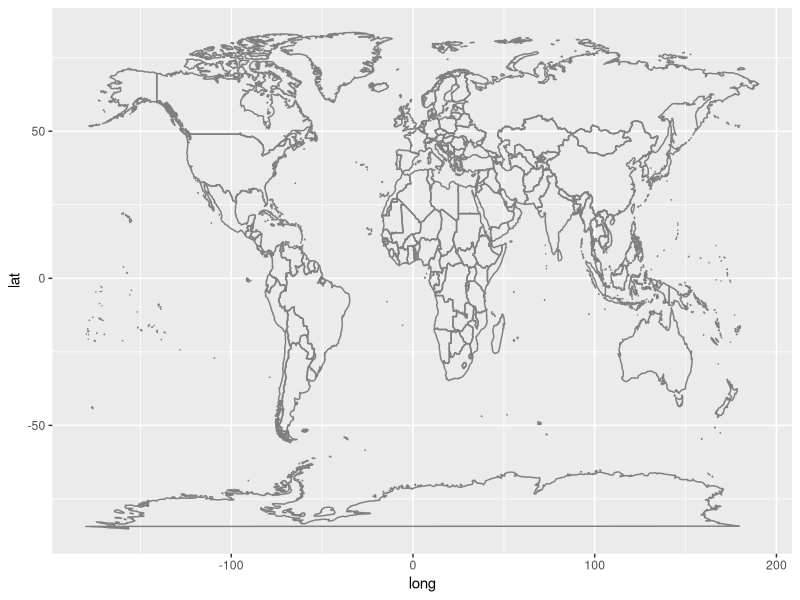
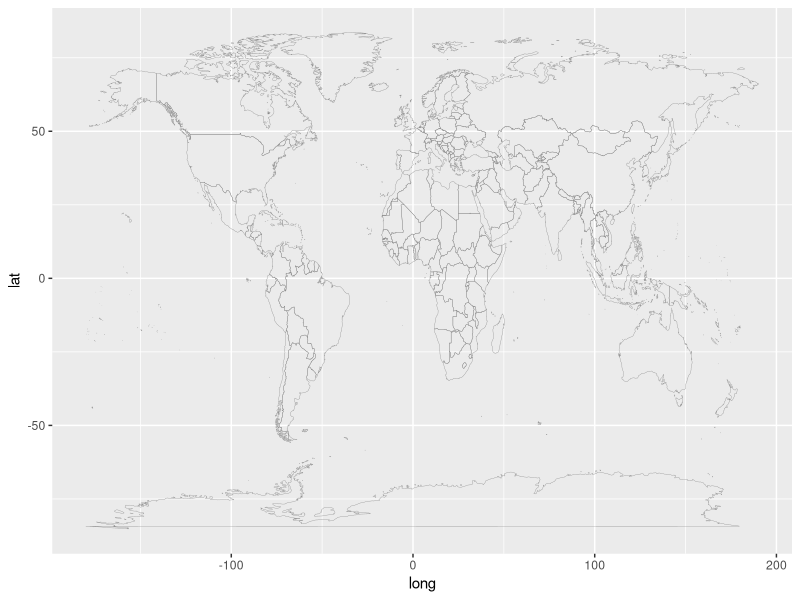
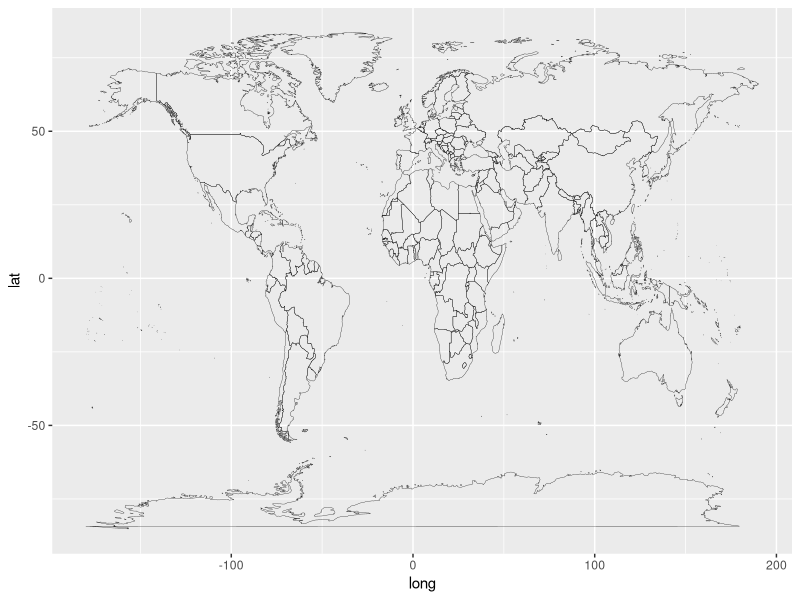

Write R code to recreate these figures, in order. (Note: this script raises an error after producing the figures.)
## ---- chunk 1
knitr::opts_chunk$set(echo = TRUE)
## ---- chunk 2
library(tidyverse)
library(maps)
## ---- chunk 3
ggplot() +
  borders()
## ---- chunk 4
ggplot() +
  borders(size = 0.1)    # thin borders
## ---- chunk 5
ggplot() +
  borders(size = 0.1,
          colour = "black")    # thin, black borders
## ---- chunk 6
ggplot() +
  borders(size = 0.1,
          colour = "black") +    # thin, black borders
  scale_x_continuous(breaks = seq(-180, 180, 90),
                     minor_breaks = seq(-180, 180, 30),
                     labels = unlist(
                       lapply(seq(-180, 180, 90),
                              function(x) ifelse(x < 0,
                                                 parse(text = paste0(x, "^o", "*W")),
                                                 ifelse(x > 0,
                                                        parse(text = paste0(x, "^o", "*E")),
                                                        parse(text = paste0(x, "^o"))))
                              ))) +
  scale_y_continuous(breaks = seq(-90, 90, 45),
                     minor_breaks = seq(-90, 90, 15),
                     labels = unlist(
                       lapply(seq(-90, 90, 45),
                              function(x) ifelse(x < 0,
                                                 parse(text = paste0(x, "^o", "*S")),
                                                 ifelse(x > 0,
                                                        parse(text = paste0(x, "^o", "*N")),
                                                        parse(text = paste0(x, "^o"))))
                              ))) +
  labs(title = "Title",
       subtitle = "Subtitle",
       caption = "Caption",
       tag = "Tag",
       x = "Longitude",
       y = "Latitude")
## ---- chunk 7
mg_global_map <- function() {
  return(list(
    borders(size = 0.1,
            colour = "black"),
    scale_x_continuous(breaks = seq(-180, 180, 90),
                       minor_breaks = seq(-180, 180, 30),
                       labels = unlist(
                         lapply(seq(-180, 180, 90),
                                function(x) ifelse(x < 0,
                                                   parse(text = paste0(x, "^o", "*W")),
                                                   ifelse(x > 0,
                                                          parse(text = paste0(x, "^o", "*E")),
                                                          parse(text = paste0(x, "^o"))))
                                ))),
    scale_y_continuous(breaks = seq(-90, 90, 45),
                       minor_breaks = seq(-90, 90, 15),
                       labels = unlist(
                         lapply(seq(-90, 90, 45),
                                function(x) ifelse(x < 0,
                                                   parse(text = paste0(x, "^o", "*S")),
                                                   ifelse(x > 0,
                                                          parse(text = paste0(x, "^o", "*N")),
                                                          parse(text = paste0(x, "^o"))))
                                )))
    ))
}

ggplot() +
  mg_global_map() +
  labs(title = "Title",
       subtitle = "Subtitle",
       caption = "Caption",
       tag = "Tag",
       x = "Longitude",
       y = "Latitude")  
